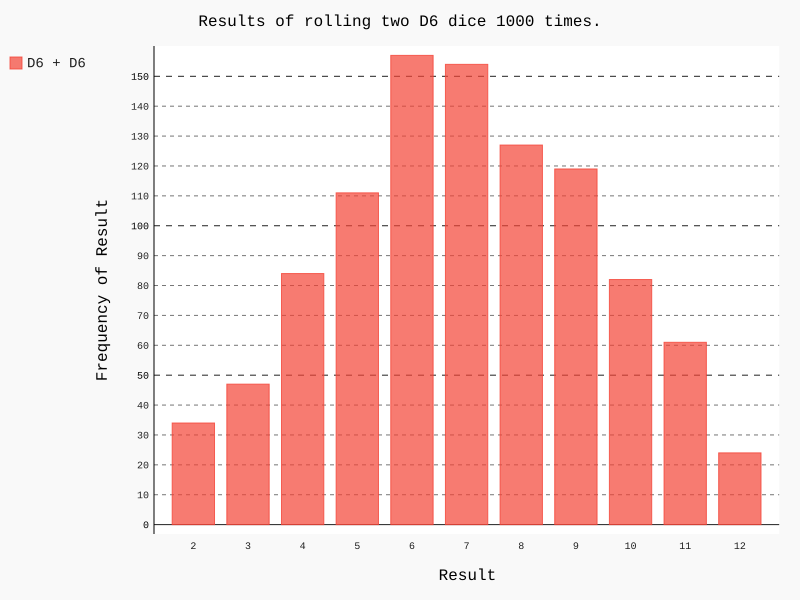

The Python source for this figure:
import pygal
from die import Die

# Create two D6 dice
die_1 = Die()
die_2 = Die()

# Make some rolls, and store the results in a list.
results = [die_1.roll() + die_2.roll() for roll_num in range(1000)]
    
# Analyze the results.
max_result = die_1.num_sides + die_2.num_sides
frequencies = [results.count(value) for value in range(2, max_result+1)]
    
# Visualize the results.
hist = pygal.Bar()

hist.title = "Results of rolling two D6 dice 1000 times."
hist.x_labels = [str(x) for x in range(2, max_result+1)]
hist.x_title = "Result"
hist.y_title = "Frequency of Result"

hist.add('D6 + D6', frequencies)
hist.render_to_file('dice_visual.svg')
